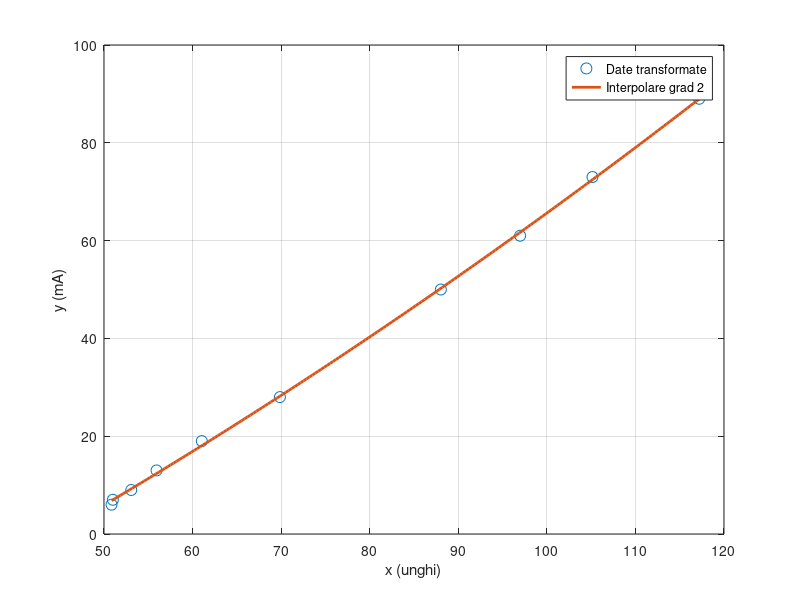

The MATLAB source for this figure:
% Date originale
x = [-50.85, -51, -53.08, -55.93, -61.04, -69.86, -88.03, 83.02, 74.85, 62.80];
y_Amp = [6, 7, 9, 13, 19, 28, 50, 61, 73, 89];
z_Ohm = [820, 680, 560, 390, 270, 180, 100, 82, 68, 56];

% Transformari (vectorul x_final) pentru unghi
x_final = x;
for i = 1:length(x)
    if x(i) < 0
        % negative → modul
        x_final(i) = -x(i);
    else
        % pozitive → cadran 2
        x_final(i) = 180 - x(i);
    end
end

disp('x_final:');
disp(x_final);

% Interpolare polinomiala
n = 2;
p = polyfit(x_final, y_Amp, n);

disp('Coeficientii polinomului (grad 2):');
disp(p);

U = 5; %V

f_Amp = @(x) (0.0024*x^(2) + 0.832*x - 41.72777);
f_Ohm = @(x) (U/f_Amp(x))*10^3;

%Exemplu pentru valoarea unghiului 53.08
disp('Valoarea I (mA): ')
f_Amp(53)

disp('Valoarea R (Ohm): ')
f_Ohm(53)



% Generam puncte pentru desen
x_fit = linspace(min(x_final), max(x_final), 200);
y_fit = polyval(p, x_fit);

% Plot
figure;
plot(x_final, y_Amp, 'o', 'MarkerSize', 8, 'DisplayName', 'Date transformate');
hold on;
plot(x_fit, y_fit, '-', 'LineWidth', 2, 'DisplayName', sprintf('Interpolare grad %d', n));
xlabel('x (unghi)');
ylabel('y (mA)');
legend;
grid on;
